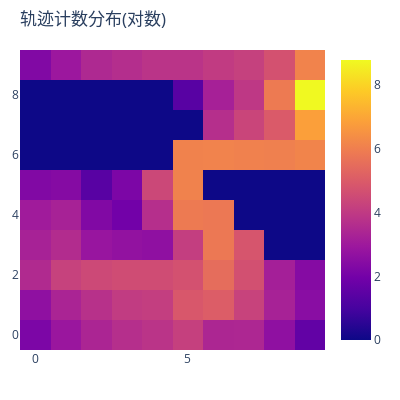

The notebook cell saved with this chart:
### Code cell
traj_path = r'demo_expert_trajs_0110.csv'
world = GridWorld(
    states_features=world_trajGen.states_features,
    expert_traj_filePath=traj_path,
    width=10,
    height=10,
    active_all=False
)
world.ShowGridWorld_Count_log(title='轨迹计数分布(对数)')

### Figure 1 — Plotly figure (JSON) as saved in the notebook; plotly's stock layout.template omitted (floating-point values rounded to 4 significant figures)
{"data": [{"type": "heatmap", "z": [[2.197, 2.89, 3.367, 3.664, 3.829, 4.19, 3.401, 3.434, 2.639, 1.609], [2.639, 3.332, 3.738, 4.06, 4.111, 4.875, 5.056, 4.277, 3.258, 2.485], [3.526, 4.248, 4.454, 4.554, 4.564, 4.71, 5.509, 4.682, 3.178, 2.398], [3.258, 3.584, 2.833, 2.708, 2.639, 4.127, 5.829, 4.828, 0, 0], [3.045, 3.258, 2.303, 1.946, 3.664, 5.889, 5.829, 0, 0, 0], [2.303, 2.398, 1.386, 2.197, 4.419, 6.087, 0, 0, 0, 0], [0, 0, 0, 0, 0, 6.103, 6.116, 6.066, 6.033, 6.157], [0, 0, 0, 0, 0, 0, 3.664, 4.331, 4.963, 6.827], [0, 0, 0, 0, 0, 1.386, 3.219, 3.932, 5.889, 8.793], [2.303, 2.944, 3.466, 3.638, 3.807, 3.807, 4.043, 4.205, 4.71, 6.12]]}], "layout": {"autosize": false, "height": 400, "margin": {"b": 50, "l": 20, "r": 20, "t": 50}, "title": {"text": "轨迹计数分布(对数)"}, "width": 400}}
